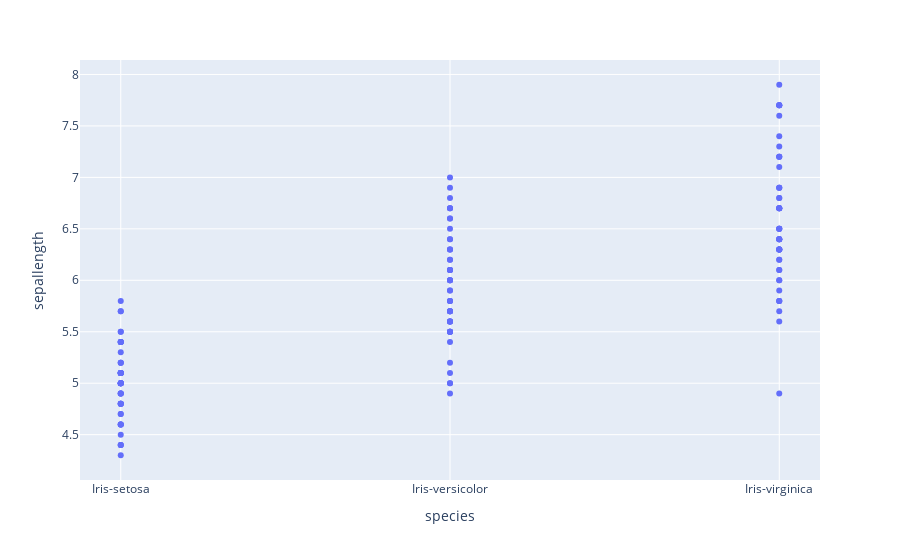

The code cell stored with this chart in its notebook:
### Code cell
px.scatter(data,'species','sepallength')

### Figure 1 — Plotly figure (JSON) as saved in the notebook; plotly's stock layout.template omitted (floating-point values rounded to 4 significant figures; data arrays with more than 128 entries replaced by an {"elided": "..."} marker saying what was removed)
{"data": [{"hovertemplate": "species=%{x}<br>sepallength=%{y}<extra></extra>", "legendgroup": "", "marker": {"color": "#636efa", "symbol": "circle"}, "mode": "markers", "name": "", "orientation": "v", "showlegend": false, "type": "scatter", "x": {"elided": "150 str values"}, "xaxis": "x", "y": {"elided": "150 float values"}, "yaxis": "y"}], "layout": {"legend": {"tracegroupgap": 0}, "margin": {"t": 60}, "xaxis": {"anchor": "y", "domain": [0, 1], "title": {"text": "species"}}, "yaxis": {"anchor": "x", "domain": [0, 1], "title": {"text": "sepallength"}}}}
